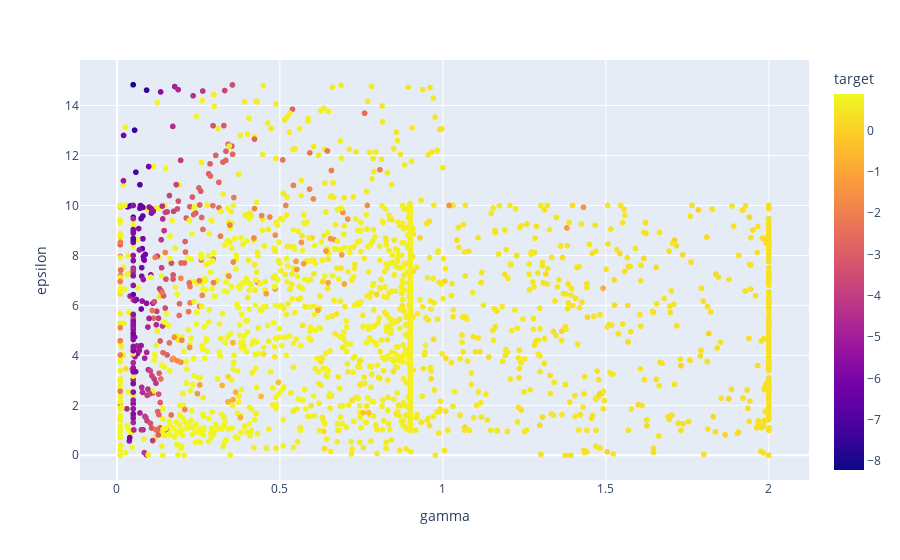

The notebook cell saved with this chart:
### Code cell
px.scatter(df, x="gamma", y="epsilon", color="target")

### Figure 1 — Plotly figure (JSON) as saved in the notebook; plotly's stock layout.template omitted (floating-point values rounded to 4 significant figures; data arrays with more than 128 entries replaced by an {"elided": "..."} marker saying what was removed)
{"data": [{"hovertemplate": "gamma=%{x}<br>epsilon=%{y}<br>target=%{marker.color}<extra></extra>", "legendgroup": "", "marker": {"color": {"elided": "2418 float values"}, "coloraxis": "coloraxis", "symbol": "circle"}, "mode": "markers", "name": "", "showlegend": false, "type": "scattergl", "x": {"elided": "2418 float values"}, "xaxis": "x", "y": {"elided": "2418 float values"}, "yaxis": "y"}], "layout": {"coloraxis": {"colorbar": {"title": {"text": "target"}}, "colorscale": [[0, "#0d0887"], [0.1111, "#46039f"], [0.2222, "#7201a8"], [0.3333, "#9c179e"], [0.4444, "#bd3786"], [0.5556, "#d8576b"], [0.6667, "#ed7953"], [0.7778, "#fb9f3a"], [0.8889, "#fdca26"], [1, "#f0f921"]]}, "legend": {"tracegroupgap": 0}, "margin": {"t": 60}, "xaxis": {"anchor": "y", "domain": [0, 1], "title": {"text": "gamma"}}, "yaxis": {"anchor": "x", "domain": [0, 1], "title": {"text": "epsilon"}}}}
